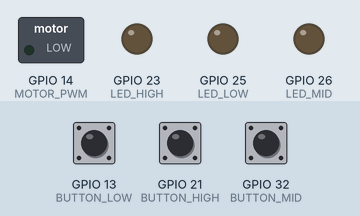
Recording of a sketch running on a simulated ESP32. On the bench: switched loads named in the sketch (green lamp = pin HIGH), output pins drawn as LEDs (lit = HIGH). The inputs (shaded band) are chosen by the test bench; at power-on: GPIO 13 (BUTTON_LOW) HIGH, GPIO 21 (BUTTON_HIGH) HIGH, GPIO 32 (BUTTON_MID) HIGH. What the sketch prints to the serial monitor is not drawn.

Above: at 1.2 s.
1.3 s: GPIO 13 (BUTTON_LOW) pulled LOW for 0.15 s
At 2.1 s:
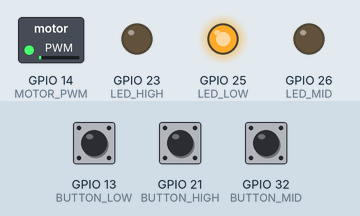
4.3 s: GPIO 21 (BUTTON_HIGH) pulled LOW for 0.15 s
At 4.54 s:
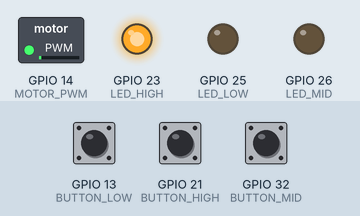
7.3 s: GPIO 32 (BUTTON_MID) pulled LOW for 1 s
At 7.94 s:
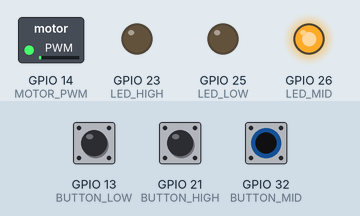
10.3 s: GPIO 13 (BUTTON_LOW) pulled LOW for 1 s
At 11.72 s:
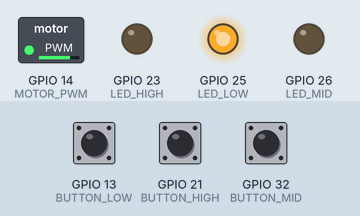
14.3 s: GPIO 21 (BUTTON_HIGH) pulled LOW for 1 s
At 14.82 s:
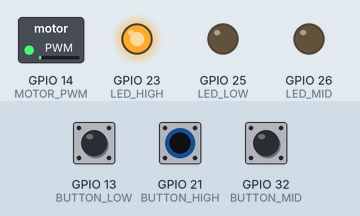
17.3 s: GPIO 32 (BUTTON_MID) pulled LOW for 0.15 s
At 17.81 s:
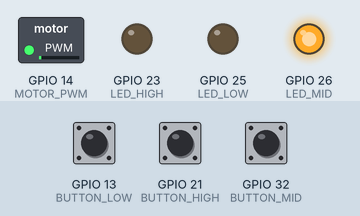
Timing chart, 0 to 20.3 s (numbered marks = the images above; inputs shaded):
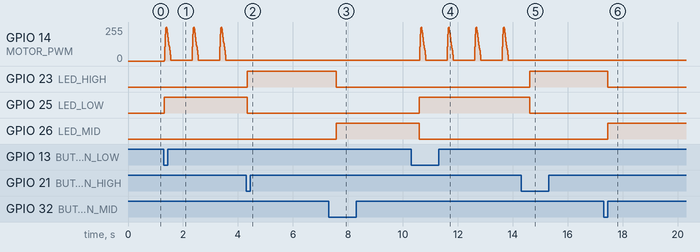

The sketch:

pulsatile_pump.ino
```cpp
// (licence header left out)
#include <Wire.h>


#define MOTOR_PWM 14
#define MOTOR_EN 27

#define BUTTON_LOW 13
#define LED_LOW 25
#define BUTTON_MID 32
#define LED_MID 26
#define BUTTON_HIGH 21
#define LED_HIGH 23

// declare pulse wave flow vector
// data from http://haemod.uk/aortic
int flowVector[100] = {5,54,107,158,201,233,251,255,253,243,230,213,196,178,162,146,132,119,107,95,82,67,47,22,5,5,5,5,5,5,5,5,5,5,5,5,5,5,5,5,5,5,5,5,5,5,5,5,5,5,5,5,5,5,5,5,5,5,5,5,5,5,5,5,5,5,5,5,5,5,5,5,5,5,5,5,5,5,5,5,5,5,5,5,5,5,5,5,5,5,5,5,5,5,5,5,5,5,5,5};
//int pulseRate = 60;
int pulseRates[8] = {60,100,140};
int pulseFraction = 25;
int baseline = 5;

void setup() {
  Serial.begin(115200);

  // INITIALIZE PERIPHERALS
  pinMode(BUTTON_LOW, INPUT_PULLUP);
  pinMode(BUTTON_MID, INPUT_PULLUP);
  pinMode(BUTTON_HIGH, INPUT_PULLUP);
  // initialize digital pin for relay of solenoid valve as an output.
  pinMode(LED_LOW, OUTPUT);
  pinMode(LED_MID, OUTPUT);
  pinMode(LED_HIGH, OUTPUT);
}
uint8_t i;
bool low_reading = 0;
bool mid_reading = 0;
bool high_reading=0;
int pulseRate = 0;
// the loop function runs over and over again forever
void loop() {
  int bufferLength = 125-pulseFraction;
  digitalWrite(13, HIGH);
  if (pulseRate!=0){
    digitalWrite(MOTOR_EN, HIGH); // enable forward moving of motor
    for (i=0; i<bufferLength; i++) {
      int currentFlow = flowVector[i];
      if (currentFlow < baseline) currentFlow = baseline;
      // analogWrite(A1, currentFlow);
      // if (i>0) digitalWrite(13, LOW); //
      analogWrite(MOTOR_PWM,currentFlow);

      delay(60*1000/(pulseRate*bufferLength));
    }
  }
  else{
    digitalWrite(MOTOR_EN, LOW); // stop motor
  }

  if (digitalRead(BUTTON_LOW) == LOW && !low_reading){
    low_reading = 1;
    delay(20);

    pulseRate = 60;
    digitalWrite(LED_LOW, HIGH);
    digitalWrite(LED_MID, LOW);
    digitalWrite(LED_HIGH,LOW);
    // pulseRate = pulseRates[pulseRateIndex];
    Serial.print("60 BPM");
  }
  else{
    if (digitalRead(BUTTON_LOW) == HIGH){
    low_reading = 0;
    }
  }

  if (digitalRead(BUTTON_MID) == LOW && !mid_reading){
    mid_reading = 1;
    delay(20);

    pulseRate = 100;
    digitalWrite(LED_LOW, LOW);
    digitalWrite(LED_MID, HIGH);
    digitalWrite(LED_HIGH,LOW);
    // pulseRate = pulseRates[pulseRateIndex];
    Serial.print("100 BPM");
  }
  else{
    if (digitalRead(BUTTON_MID) == HIGH){
    mid_reading = 0;
    }
  }

  if (digitalRead(BUTTON_HIGH) == LOW && !high_reading){
    high_reading = 1;
    delay(20);

    pulseRate = 140;
    digitalWrite(LED_LOW, LOW);
    digitalWrite(LED_MID, LOW);
    digitalWrite(LED_HIGH,HIGH);
    Serial.print("120 BPM");
  }
  else{
    if (digitalRead(BUTTON_HIGH) == HIGH){
    high_reading = 0;
    }
  }
}
```

Measured:
- after the input at 4.3 s, GPIO 14 (MOTOR_PWM): stops changing and stays 5/255; GPIO 23 (LED_HIGH): LOW → HIGH at once; GPIO 25 (LED_LOW): HIGH → LOW at once
- after the input at 7.3 s, GPIO 23 (LED_HIGH): HIGH → LOW after 0.27 s; GPIO 26 (LED_MID): LOW → HIGH after 0.27 s
- after the input at 10.3 s, GPIO 25 (LED_LOW): LOW → HIGH after 0.29 s; GPIO 26 (LED_MID): HIGH → LOW after 0.29 s
- after the input at 14.3 s, GPIO 14 (MOTOR_PWM): stops changing and stays 5/255; GPIO 23 (LED_HIGH): LOW → HIGH after 0.32 s; GPIO 25 (LED_LOW): HIGH → LOW after 0.32 s
- after the input at 17.3 s, GPIO 23 (LED_HIGH): HIGH → LOW after 0.14 s; GPIO 26 (LED_MID): LOW → HIGH after 0.14 s
